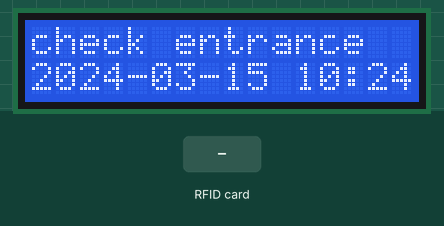
Simulated run of this program. Board: Raspberry Pi (header pin numbers). Parts: 16×2 character LCD. The inputs (shaded band) are chosen by the test bench. No MQTT or app messages arrive unless stated; the RFID card's data blocks start empty; the clock reads 2024-03-15 10:24:30 at power-on unless the program sets it; what the program prints to the terminal is not drawn.

Above: at 1.2 s.
1.3 s: RFID card 5E 7A 19 C4 held to the reader
At 2.5 s:
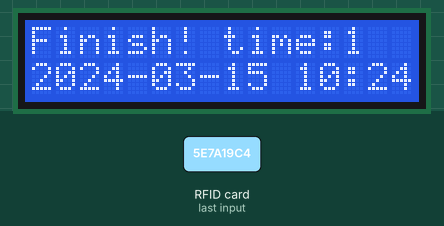
4.3 s: RFID card 5E 7A 19 C4 held to the reader
At 4.71 s:
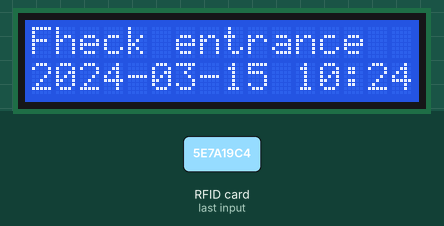
Timing chart, 0 to 7.3 s (numbered marks = the images above; inputs shaded):
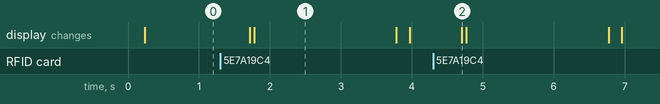

Measured:
- after the input at 1.3 s, the display: first changes after 0.42 s (image 1 shows a later state)
- after the input at 4.3 s, the display: changes after 0.40 s (image 2)
- what the display in image 1 shows lasts 2.0 s, from 1.8 s to 3.8 s

The program:

Card.py
```python
#!/usr/bin/env python3
# -*- coding: utf-8 -*-

import RPi.GPIO as GPIO
import MFRC522
import time
import smbus
import sys
import json
import datetime
import RPi.GPIO as GPIO
import paho.mqtt.client as mqtt
HOST = "192.168.82.123"
PORT = 1883
class My1602(object):
    BUS = smbus.SMBus(1)
    LCD_ADDR = 0x3f
    BLEN = 1

    # '''
    # 开关灯
    def turn_light(self, key):
        self.BLEN = key
        if key == 1:
            self.BUS.write_byte(self.LCD_ADDR, 0x08)
        else:
            self.BUS.write_byte(self.LCD_ADDR, 0x00)
    # '''

    def write_word(self, addr, data):
        temp = data
        if self.BLEN == 1:
            temp |= 0x08
        else:
            temp &= 0xF7
        self.BUS.write_byte(addr, temp)

	# 写命令
    def send_command(self, comm):
        # 发送7-4位数据
        buf = comm & 0xF0
        buf |= 0x04  # RS = 0, RW = 0, EN = 1
        self.write_word(self.LCD_ADDR, buf)
        time.sleep(0.002)
        buf &= 0xFB
        self.write_word(self.LCD_ADDR, buf)

        # 发送3-0位数据
        buf = (comm & 0x0F) << 4
        buf |= 0x04  # RS = 0, RW = 0, EN = 1
        self.write_word(self.LCD_ADDR, buf)
        time.sleep(0.002)
        buf &= 0xFB
        self.write_word(self.LCD_ADDR, buf)

	# 写数据
    def send_data(self, data):
        # 发送7-4位数据
        buf = data & 0xF0
        buf |= 0x05  # RS = 1, RW = 0, EN = 1
        self.write_word(self.LCD_ADDR, buf)
        time.sleep(0.002)
        buf &= 0xFB
        self.write_word(self.LCD_ADDR, buf)

        # 发送3-0位数据
        buf = (data & 0x0F) << 4
        buf |= 0x05  # RS = 1, RW = 0, EN = 1
        self.write_word(self.LCD_ADDR, buf)
        time.sleep(0.002)
        buf &= 0xFB
        self.write_word(self.LCD_ADDR, buf)

	# 初始化
    def __init__(self):
        try:
            self.send_command(0x33)
            time.sleep(0.005)
            self.send_command(0x32)
            time.sleep(0.005)
            self.send_command(0x28)
            time.sleep(0.005)
            self.send_command(0x0C)
            time.sleep(0.005)
            self.send_command(0x01)
            self.BUS.write_byte(self.LCD_ADDR, 0x08)
        except:
            return None
        else:
            return None

	# 清屏
    def clear_lcd(self):
        self.send_command(0x01)  # 清屏

	# 显示字符
    def print_lcd(self, x, y, str):
        if x < 0:
            x = 0
        if x > 15:
            x = 15
        if y < 0:
            y = 0
        if y > 1:
            y = 1

        addr = 0x80 + 0x40 * y + x
        self.send_command(addr)

        for chr in str:
            self.send_data(ord(chr))

def publish_message(topic, msg):

    client = mqtt.Client('t')
    client.connect(HOST, PORT, 60)  # 用做连接
    client.username_pw_set('pi', 'pi')  # 用户名账号密码
    client.publish(topic, msg, 1)

if __name__ == '__main__':
    my1602 = My1602()
    MIFAREReader = MFRC522.MFRC522()
    GPIO.setwarnings(False)
    try:
        while True:
            # Scan for cards
            (status,TagType) = MIFAREReader.MFRC522_Request(MIFAREReader.PICC_REQIDL)
            current_time = time.strftime('%Y-%m-%d %H:%M:%S', time.localtime(time.time()))
            my1602.print_lcd(0, 1, current_time)
            my1602.print_lcd(0, 0,'check entrance')

            # If a card is found
            if status == MIFAREReader.MI_OK:
                print("Card detected")

                # Get the UID of the card
                (status,uid) = MIFAREReader.MFRC522_Anticoll()
                # Print UID
                print ("Card read UID: %s,%s,%s,%s" % (uid[0], uid[1], uid[2], uid[3]))

                # This is the default key for authentication
                key = [0xFF,0xFF,0xFF,0xFF,0xFF,0xFF]

                # Select the scanned tag
                MIFAREReader.MFRC522_SelectTag(uid)

                # Authenticate
                status = MIFAREReader.MFRC522_Auth(MIFAREReader.PICC_AUTHENT1A, 8, key, uid)


                # Variable for the data to write
                data = []
                v=1


                a=MIFAREReader.MFRC522_Read(8)

                for y in range(0,a[0]):
                    v=v+1

                data.append(int(format(v, '#04x'),16))

                #Fill the data with 0x00
                for x in range(1,16):
                    data.append(0x00)

                # Write the data
                MIFAREReader.MFRC522_Write(8, data)
                print("Clock "+str(v)+" times successfully!")

                message="{\"uid\":\""+str(uid[0])+","+str(uid[1])+","+str(uid[2])+","+str(uid[3])+"\",\"time\":"+"\""+current_time+"\",\"times\":\""+str(v)+"\"}"
                print(message)
                publish_message("rfid",message)
                show1='Finish! time:'+str(v)
                my1602.print_lcd(0, 0,show1 )
                time.sleep(2)
                my1602.clear_lcd()
                # Stop
                MIFAREReader.MFRC522_StopCrypto1()
    except KeyboardInterrupt:
        GPIO.cleanup()
```
